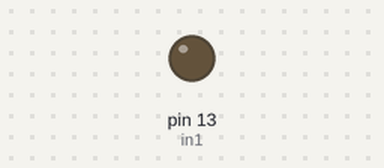
Recording of a sketch running on a simulated Arduino Uno, built with avr-gcc and run on an emulated ATmega328P. On the bench: output pins drawn as LEDs (lit = HIGH).

Above: at 1.5 s.
At 4.5 s:
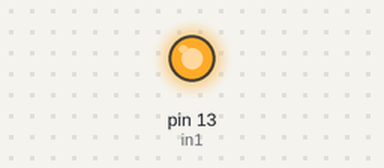
Timing chart, 0 to 7.8 s (numbered marks = the images above):
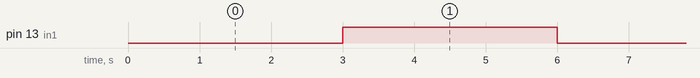

Measured:
- by itself, pin 13 (in1): alternates HIGH for 3.0 s and LOW for 3.0 s

The sketch:

sketch_bulb.ino
```cpp
int in1=13;

void setup() {
  // put your setup code here, to run once:
  pinMode(in1,OUTPUT);
  digitalWrite(in1,HIGH);


}

void loop() {
  // put your main code here, to run repeatedly:
   digitalWrite(in1,LOW);
   delay(3000);
   digitalWrite(in1,HIGH);
   delay(3000);

}
```
